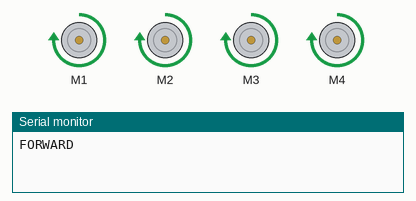
Simulated run of this sketch. Board: Arduino Uno, built with avr-gcc and run on an emulated ATmega328P. Parts: 4 × DC motor (green arrow = forward, orange = backward, longer = faster), the last lines printed to the serial monitor.

Above: at 1.4 s.
At 3.6 s:
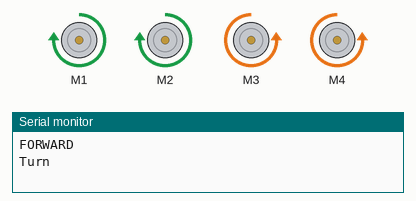
Timing chart, 0 to 6.5 s (numbered marks = the images above):
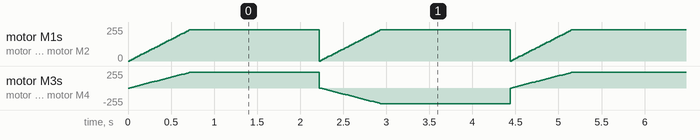

The sketch:

Rover_Timed_Movement.ino
```cpp
//-------------------------------------------------//
// Authors: Michael Gonzales, Jesse Ibarra         //
// Date: 1-6-17                                    //
//                                                 //
// Purpose: Simple rover timed turn movement       //
//                                                 //
// Dependencies: Adafruit motor library v1         //
//-------------------------------------------------//

//Imported headers, and static pin declarations
#include <AFMotor.h>

//Stop and Turn variables (CAN BE ADJUSTED)
long forward_interval = 1500; //milliseconds
long turn_interval = 1500;    //milliseconds
long acceleration_delay = 3;  //milliseconds
long decceleration_delay = 1; //microseconds

//Motor variables (CAN BE ADJUSTED)
int max_motor_speed = 235;    //MAX 255
AF_DCMotor right_motor_bank_1(1);
AF_DCMotor right_motor_bank_2(2);
AF_DCMotor left_motor_bank_1(3);
AF_DCMotor left_motor_bank_2(4);

//------------------------//
// Arduino Setup Function //
//------------------------//
void setup() {

  Serial.begin(9600);

  //Gradually speed up motors and go forward
  speed_up_forward();
}
//---------------------------------//
// Rover Speed Up Forward Function //
//---------------------------------//
void speed_up_forward(){

  //Set all motors forward
  right_motor_bank_1.run(FORWARD);
  right_motor_bank_2.run(FORWARD);
  left_motor_bank_1.run(FORWARD);
  left_motor_bank_2.run(FORWARD);
  Serial.println("FORWARD");

  //Call Acceleration function
  accelerate();
}
//----------------------------------//
// Rover Speed Up Backward Function //
//----------------------------------//
void speed_up_backward(){

  //Set all motors backward
  right_motor_bank_1.run(BACKWARD);
  right_motor_bank_2.run(BACKWARD);
  left_motor_bank_1.run(BACKWARD);
  left_motor_bank_2.run(BACKWARD);
  Serial.println("BACKWARD");

  //Call Acceleration function
  accelerate();
}
//---------------------//
// Rover Turn Function //
//---------------------//
void speed_up_turn(){

  right_motor_bank_1.run(FORWARD);
  right_motor_bank_2.run(FORWARD);
  left_motor_bank_1.run(BACKWARD);
  left_motor_bank_2.run(BACKWARD);
  Serial.println("Turn");

  //Call Acceleration function
  accelerate();

}
//---------------------//
// Accelerate Function //
//---------------------//
void accelerate(){

  //Slowly speed up motors until max speed is reached.
  uint8_t i;
  for (i=0; i<max_motor_speed; i++) {

    right_motor_bank_1.setSpeed(i);
    right_motor_bank_2.setSpeed(i);

    left_motor_bank_1.setSpeed(i);
    left_motor_bank_2.setSpeed(i);

    delay(acceleration_delay);
  }
}
//----------------------//
// Deccelerate Function //
//----------------------//
void deccelerate(){

  //Slowly speed up motors until max speed is reached.
  uint8_t i;
  for (i=max_motor_speed; i!=0; i--){

    right_motor_bank_1.setSpeed(i);
    right_motor_bank_2.setSpeed(i);

    left_motor_bank_1.setSpeed(i);
    left_motor_bank_2.setSpeed(i);

    delayMicroseconds(decceleration_delay);
  }
}
//---------------------//
// Rover Stop Function //
//---------------------//
void stopall(){

  //Slow down motors to a halt.
  deccelerate();

  //Release all Motors
  right_motor_bank_1.run(RELEASE);
  right_motor_bank_2.run(RELEASE);
  left_motor_bank_1.run(RELEASE);
  left_motor_bank_2.run(RELEASE);

}
//---------------------------------------//
// Run the turn procedure, backup until  //
// time backup_interval is met, and then //
// turn until turn_interval is met.      //
//---------------------------------------//
void run_turn_procedure(){

  //Slow down to a stop
  stopall();

  //Turn for a predefined amount of time plus motor acceleration time then stop.
  speed_up_turn();
  delay(turn_interval);

  //Slow down to a stop
  stopall();

  //Gradually speed up motors and go forward once more
  speed_up_forward();

}
//-------------------//
// Arduino MAIN Loop //
//-------------------//
void loop() {

  //Go forward for only a set amount of time
  delay(forward_interval);

  //Turn, and go forward again.
  run_turn_procedure();

}
```

Measured:
- by itself, motor M1, motor M2: ramps from stopped to forward 234/255 and jumps back, once every 2.2 s
